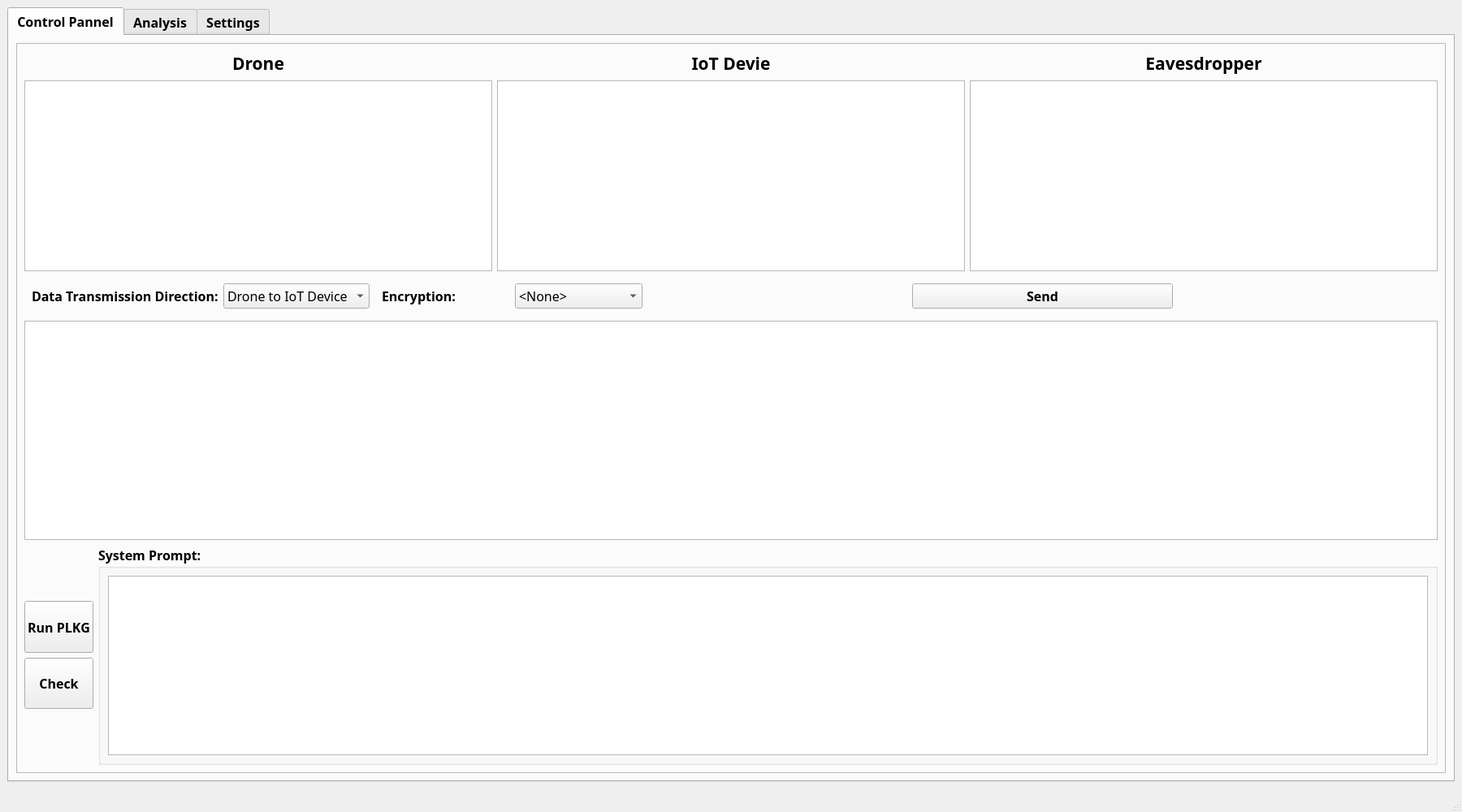
<?xml version="1.0" encoding="UTF-8"?>
<ui version="4.0">
 <class>MainWindow</class>
 <widget class="QMainWindow" name="MainWindow">
  <property name="geometry">
   <rect>
    <x>0</x>
    <y>0</y>
    <width>1800</width>
    <height>1000</height>
   </rect>
  </property>
  <property name="sizePolicy">
   <sizepolicy hsizetype="Preferred" vsizetype="Expanding">
    <horstretch>0</horstretch>
    <verstretch>0</verstretch>
   </sizepolicy>
  </property>
  <property name="font">
   <font>
    <family>Agency FB</family>
    <pointsize>12</pointsize>
    <weight>75</weight>
    <bold>true</bold>
   </font>
  </property>
  <property name="windowTitle">
   <string>MainWindow</string>
  </property>
  <widget class="QWidget" name="centralwidget">
   <layout class="QGridLayout" name="gridLayout_5">
    <item row="0" column="0">
     <widget class="QTabWidget" name="system_tab">
      <property name="currentIndex">
       <number>0</number>
      </property>
      <widget class="QWidget" name="tab">
       <attribute name="title">
        <string>Control Pannel</string>
       </attribute>
       <layout class="QVBoxLayout" name="verticalLayout">
        <item>
         <widget class="QFrame" name="control_pannel_frame">
          <property name="autoFillBackground">
           <bool>false</bool>
          </property>
          <property name="frameShape">
           <enum>QFrame::StyledPanel</enum>
          </property>
          <property name="frameShadow">
           <enum>QFrame::Raised</enum>
          </property>
          <layout class="QVBoxLayout" name="verticalLayout_5">
           <item>
            <layout class="QGridLayout" name="gridLayout_6">
             <item row="0" column="2">
              <layout class="QVBoxLayout" name="verticalLayout_4">
               <item>
                <widget class="QLabel" name="eve_console_label">
                 <property name="font">
                  <font>
                   <family>Agency FB</family>
                   <pointsize>16</pointsize>
                   <weight>75</weight>
                   <bold>true</bold>
                  </font>
                 </property>
                 <property name="contextMenuPolicy">
                  <enum>Qt::DefaultContextMenu</enum>
                 </property>
                 <property name="toolTipDuration">
                  <number>1</number>
                 </property>
                 <property name="layoutDirection">
                  <enum>Qt::LeftToRight</enum>
                 </property>
                 <property name="autoFillBackground">
                  <bool>false</bool>
                 </property>
                 <property name="text">
                  <string>Eavesdropper</string>
                 </property>
                 <property name="alignment">
                  <set>Qt::AlignCenter</set>
                 </property>
                </widget>
               </item>
               <item>
                <widget class="QTextBrowser" name="eve_console">
                 <property name="font">
                  <font>
                   <family>Consolas</family>
                   <pointsize>12</pointsize>
                  </font>
                 </property>
                 <property name="html">
                  <string>&lt;!DOCTYPE HTML PUBLIC &quot;-//W3C//DTD HTML 4.0//EN&quot; &quot;http://www.w3.org/TR/REC-html40/strict.dtd&quot;&gt;
&lt;html&gt;&lt;head&gt;&lt;meta name=&quot;qrichtext&quot; content=&quot;1&quot; /&gt;&lt;style type=&quot;text/css&quot;&gt;
p, li { white-space: pre-wrap; }
&lt;/style&gt;&lt;/head&gt;&lt;body style=&quot; font-family:'Consolas'; font-size:12pt; font-weight:600; font-style:normal;&quot;&gt;
&lt;p style=&quot;-qt-paragraph-type:empty; margin-top:0px; margin-bottom:0px; margin-left:0px; margin-right:0px; -qt-block-indent:0; text-indent:0px; font-family:'PMingLiU'; font-weight:400;&quot;&gt;&lt;br /&gt;&lt;/p&gt;&lt;/body&gt;&lt;/html&gt;</string>
                 </property>
                </widget>
               </item>
              </layout>
             </item>
             <item row="0" column="0">
              <layout class="QVBoxLayout" name="verticalLayout_2">
               <item>
                <widget class="QLabel" name="drone_console_label">
                 <property name="font">
                  <font>
                   <family>Agency FB</family>
                   <pointsize>16</pointsize>
                   <weight>75</weight>
                   <bold>true</bold>
                  </font>
                 </property>
                 <property name="contextMenuPolicy">
                  <enum>Qt::DefaultContextMenu</enum>
                 </property>
                 <property name="toolTipDuration">
                  <number>1</number>
                 </property>
                 <property name="layoutDirection">
                  <enum>Qt::LeftToRight</enum>
                 </property>
                 <property name="autoFillBackground">
                  <bool>false</bool>
                 </property>
                 <property name="text">
                  <string>Drone</string>
                 </property>
                 <property name="alignment">
                  <set>Qt::AlignCenter</set>
                 </property>
                </widget>
               </item>
               <item>
                <widget class="QTextBrowser" name="drone_console">
                 <property name="font">
                  <font>
                   <family>Consolas</family>
                   <pointsize>12</pointsize>
                  </font>
                 </property>
                 <property name="html">
                  <string>&lt;!DOCTYPE HTML PUBLIC &quot;-//W3C//DTD HTML 4.0//EN&quot; &quot;http://www.w3.org/TR/REC-html40/strict.dtd&quot;&gt;
&lt;html&gt;&lt;head&gt;&lt;meta name=&quot;qrichtext&quot; content=&quot;1&quot; /&gt;&lt;style type=&quot;text/css&quot;&gt;
p, li { white-space: pre-wrap; }
&lt;/style&gt;&lt;/head&gt;&lt;body style=&quot; font-family:'Consolas'; font-size:12pt; font-weight:600; font-style:normal;&quot;&gt;
&lt;p style=&quot;-qt-paragraph-type:empty; margin-top:0px; margin-bottom:0px; margin-left:0px; margin-right:0px; -qt-block-indent:0; text-indent:0px; font-family:'PMingLiU'; font-weight:400;&quot;&gt;&lt;br /&gt;&lt;/p&gt;&lt;/body&gt;&lt;/html&gt;</string>
                 </property>
                </widget>
               </item>
              </layout>
             </item>
             <item row="0" column="1">
              <layout class="QVBoxLayout" name="verticalLayout_3">
               <item>
                <widget class="QLabel" name="iot_console_label">
                 <property name="font">
                  <font>
                   <family>Agency FB</family>
                   <pointsize>16</pointsize>
                   <weight>75</weight>
                   <bold>true</bold>
                  </font>
                 </property>
                 <property name="contextMenuPolicy">
                  <enum>Qt::DefaultContextMenu</enum>
                 </property>
                 <property name="toolTipDuration">
                  <number>1</number>
                 </property>
                 <property name="layoutDirection">
                  <enum>Qt::LeftToRight</enum>
                 </property>
                 <property name="autoFillBackground">
                  <bool>false</bool>
                 </property>
                 <property name="text">
                  <string>IoT Devie</string>
                 </property>
                 <property name="alignment">
                  <set>Qt::AlignCenter</set>
                 </property>
                </widget>
               </item>
               <item>
                <widget class="QTextBrowser" name="iot_console">
                 <property name="font">
                  <font>
                   <family>Consolas</family>
                   <pointsize>12</pointsize>
                  </font>
                 </property>
                 <property name="html">
                  <string>&lt;!DOCTYPE HTML PUBLIC &quot;-//W3C//DTD HTML 4.0//EN&quot; &quot;http://www.w3.org/TR/REC-html40/strict.dtd&quot;&gt;
&lt;html&gt;&lt;head&gt;&lt;meta name=&quot;qrichtext&quot; content=&quot;1&quot; /&gt;&lt;style type=&quot;text/css&quot;&gt;
p, li { white-space: pre-wrap; }
&lt;/style&gt;&lt;/head&gt;&lt;body style=&quot; font-family:'Consolas'; font-size:12pt; font-weight:600; font-style:normal;&quot;&gt;
&lt;p style=&quot;-qt-paragraph-type:empty; margin-top:0px; margin-bottom:0px; margin-left:0px; margin-right:0px; -qt-block-indent:0; text-indent:0px; font-family:'PMingLiU'; font-weight:400;&quot;&gt;&lt;br /&gt;&lt;/p&gt;&lt;/body&gt;&lt;/html&gt;</string>
                 </property>
                </widget>
               </item>
              </layout>
             </item>
            </layout>
           </item>
           <item>
            <layout class="QGridLayout" name="gridLayout_7">
             <item row="0" column="0">
              <widget class="QWidget" name="widget" native="true">
               <layout class="QHBoxLayout" name="horizontalLayout">
                <item>
                 <widget class="QLabel" name="data_direction_label">
                  <property name="font">
                   <font>
                    <family>Agency FB</family>
                    <pointsize>12</pointsize>
                    <weight>75</weight>
                    <bold>true</bold>
                   </font>
                  </property>
                  <property name="contextMenuPolicy">
                   <enum>Qt::DefaultContextMenu</enum>
                  </property>
                  <property name="toolTipDuration">
                   <number>1</number>
                  </property>
                  <property name="layoutDirection">
                   <enum>Qt::LeftToRight</enum>
                  </property>
                  <property name="autoFillBackground">
                   <bool>false</bool>
                  </property>
                  <property name="text">
                   <string>Data Transmission Direction:</string>
                  </property>
                  <property name="alignment">
                   <set>Qt::AlignLeading|Qt::AlignLeft|Qt::AlignVCenter</set>
                  </property>
                 </widget>
                </item>
                <item>
                 <widget class="QComboBox" name="data_direction_type">
                  <property name="font">
                   <font>
                    <family>Agency FB</family>
                    <pointsize>12</pointsize>
                    <weight>50</weight>
                    <bold>false</bold>
                   </font>
                  </property>
                  <item>
                   <property name="text">
                    <string>Drone to IoT Device</string>
                   </property>
                  </item>
                  <item>
                   <property name="text">
                    <string>IoT Device to Drone</string>
                   </property>
                  </item>
                 </widget>
                </item>
               </layout>
              </widget>
             </item>
             <item row="0" column="1">
              <layout class="QHBoxLayout" name="horizontalLayout_2">
               <item>
                <widget class="QLabel" name="encryption_label">
                 <property name="font">
                  <font>
                   <family>Agency FB</family>
                   <pointsize>12</pointsize>
                   <weight>75</weight>
                   <bold>true</bold>
                  </font>
                 </property>
                 <property name="contextMenuPolicy">
                  <enum>Qt::DefaultContextMenu</enum>
                 </property>
                 <property name="toolTipDuration">
                  <number>1</number>
                 </property>
                 <property name="layoutDirection">
                  <enum>Qt::LeftToRight</enum>
                 </property>
                 <property name="autoFillBackground">
                  <bool>false</bool>
                 </property>
                 <property name="text">
                  <string>Encryption:</string>
                 </property>
                 <property name="alignment">
                  <set>Qt::AlignLeading|Qt::AlignLeft|Qt::AlignVCenter</set>
                 </property>
                </widget>
               </item>
               <item>
                <widget class="QComboBox" name="encryption_type">
                 <property name="font">
                  <font>
                   <family>Agency FB</family>
                   <pointsize>12</pointsize>
                   <weight>50</weight>
                   <bold>false</bold>
                  </font>
                 </property>
                 <item>
                  <property name="text">
                   <string>&lt;None&gt;</string>
                  </property>
                 </item>
                 <item>
                  <property name="text">
                   <string>AES</string>
                  </property>
                 </item>
                </widget>
               </item>
              </layout>
             </item>
             <item row="0" column="2">
              <widget class="QWidget" name="widget_2" native="true"/>
             </item>
             <item row="0" column="4">
              <widget class="QWidget" name="widget_3" native="true"/>
             </item>
             <item row="0" column="3">
              <widget class="QPushButton" name="send_data_buttom">
               <property name="font">
                <font>
                 <family>Agency FB</family>
                 <pointsize>12</pointsize>
                 <weight>75</weight>
                 <bold>true</bold>
                </font>
               </property>
               <property name="text">
                <string>Send</string>
               </property>
              </widget>
             </item>
            </layout>
           </item>
           <item>
            <widget class="QTextEdit" name="send_text_console">
             <property name="font">
              <font>
               <family>Consolas</family>
               <weight>50</weight>
               <bold>false</bold>
              </font>
             </property>
             <property name="html">
              <string>&lt;!DOCTYPE HTML PUBLIC &quot;-//W3C//DTD HTML 4.0//EN&quot; &quot;http://www.w3.org/TR/REC-html40/strict.dtd&quot;&gt;
&lt;html&gt;&lt;head&gt;&lt;meta name=&quot;qrichtext&quot; content=&quot;1&quot; /&gt;&lt;style type=&quot;text/css&quot;&gt;
p, li { white-space: pre-wrap; }
&lt;/style&gt;&lt;/head&gt;&lt;body style=&quot; font-family:'Consolas'; font-size:12pt; font-weight:400; font-style:normal;&quot;&gt;
&lt;p style=&quot;-qt-paragraph-type:empty; margin-top:0px; margin-bottom:0px; margin-left:0px; margin-right:0px; -qt-block-indent:0; text-indent:0px;&quot;&gt;&lt;br /&gt;&lt;/p&gt;&lt;/body&gt;&lt;/html&gt;</string>
             </property>
            </widget>
           </item>
           <item>
            <layout class="QGridLayout" name="gridLayout_2">
             <property name="verticalSpacing">
              <number>6</number>
             </property>
             <item row="0" column="1">
              <widget class="QGroupBox" name="system_prompt">
               <property name="title">
                <string>System Prompt:</string>
               </property>
               <layout class="QGridLayout" name="gridLayout">
                <item row="0" column="0">
                 <widget class="QTextBrowser" name="system_prompt_console">
                  <property name="font">
                   <font>
                    <family>Consolas</family>
                    <weight>50</weight>
                    <bold>false</bold>
                   </font>
                  </property>
                  <property name="html">
                   <string>&lt;!DOCTYPE HTML PUBLIC &quot;-//W3C//DTD HTML 4.0//EN&quot; &quot;http://www.w3.org/TR/REC-html40/strict.dtd&quot;&gt;
&lt;html&gt;&lt;head&gt;&lt;meta name=&quot;qrichtext&quot; content=&quot;1&quot; /&gt;&lt;style type=&quot;text/css&quot;&gt;
p, li { white-space: pre-wrap; }
&lt;/style&gt;&lt;/head&gt;&lt;body style=&quot; font-family:'Consolas'; font-size:12pt; font-weight:400; font-style:normal;&quot;&gt;
&lt;p style=&quot;-qt-paragraph-type:empty; margin-top:0px; margin-bottom:0px; margin-left:0px; margin-right:0px; -qt-block-indent:0; text-indent:0px;&quot;&gt;&lt;br /&gt;&lt;/p&gt;&lt;/body&gt;&lt;/html&gt;</string>
                  </property>
                 </widget>
                </item>
               </layout>
              </widget>
             </item>
             <item row="0" column="0">
              <layout class="QVBoxLayout" name="verticalLayout_6">
               <item>
                <widget class="QWidget" name="widget_5" native="true">
                 <property name="sizePolicy">
                  <sizepolicy hsizetype="Preferred" vsizetype="Expanding">
                   <horstretch>0</horstretch>
                   <verstretch>0</verstretch>
                  </sizepolicy>
                 </property>
                </widget>
               </item>
               <item>
                <widget class="QPushButton" name="run_plkg">
                 <property name="sizePolicy">
                  <sizepolicy hsizetype="Minimum" vsizetype="Expanding">
                   <horstretch>0</horstretch>
                   <verstretch>0</verstretch>
                  </sizepolicy>
                 </property>
                 <property name="text">
                  <string>Run PLKG</string>
                 </property>
                </widget>
               </item>
               <item>
                <widget class="QPushButton" name="check_system">
                 <property name="sizePolicy">
                  <sizepolicy hsizetype="Minimum" vsizetype="Expanding">
                   <horstretch>0</horstretch>
                   <verstretch>0</verstretch>
                  </sizepolicy>
                 </property>
                 <property name="text">
                  <string>Check</string>
                 </property>
                </widget>
               </item>
               <item>
                <widget class="QWidget" name="widget_4" native="true">
                 <property name="sizePolicy">
                  <sizepolicy hsizetype="Preferred" vsizetype="Expanding">
                   <horstretch>0</horstretch>
                   <verstretch>0</verstretch>
                  </sizepolicy>
                 </property>
                </widget>
               </item>
              </layout>
             </item>
            </layout>
           </item>
          </layout>
         </widget>
        </item>
       </layout>
      </widget>
      <widget class="QWidget" name="tab_2">
       <attribute name="title">
        <string>Analysis</string>
       </attribute>
       <layout class="QGridLayout" name="gridLayout_4">
        <item row="1" column="0">
         <widget class="QPushButton" name="analysis_button">
          <property name="text">
           <string>Analysis</string>
          </property>
         </widget>
        </item>
        <item row="0" column="0">
         <widget class="MplWidget" name="graphtogo" native="true"/>
        </item>
       </layout>
      </widget>
      <widget class="QWidget" name="tab_3">
       <attribute name="title">
        <string>Settings</string>
       </attribute>
       <layout class="QVBoxLayout" name="verticalLayout_8">
        <item>
         <layout class="QGridLayout" name="gridLayout_3">
          <item row="0" column="0">
           <layout class="QGridLayout" name="gridLayout_8">
            <item row="0" column="2">
             <widget class="QGroupBox" name="eve_settings">
              <property name="title">
               <string>Eavesdropper</string>
              </property>
              <layout class="QFormLayout" name="formLayout_3">
               <item row="0" column="0">
                <layout class="QHBoxLayout" name="horizontalLayout_5">
                 <item>
                  <widget class="QLabel" name="eve_ip_label">
                   <property name="font">
                    <font>
                     <family>Agency FB</family>
                     <pointsize>12</pointsize>
                     <weight>75</weight>
                     <bold>true</bold>
                    </font>
                   </property>
                   <property name="contextMenuPolicy">
                    <enum>Qt::DefaultContextMenu</enum>
                   </property>
                   <property name="toolTipDuration">
                    <number>1</number>
                   </property>
                   <property name="layoutDirection">
                    <enum>Qt::LeftToRight</enum>
                   </property>
                   <property name="autoFillBackground">
                    <bool>false</bool>
                   </property>
                   <property name="text">
                    <string>IP Address:</string>
                   </property>
                   <property name="alignment">
                    <set>Qt::AlignBottom|Qt::AlignLeading|Qt::AlignLeft</set>
                   </property>
                  </widget>
                 </item>
                 <item>
                  <widget class="QLineEdit" name="eve_ip">
                   <property name="font">
                    <font>
                     <family>Consolas</family>
                     <weight>50</weight>
                     <bold>false</bold>
                    </font>
                   </property>
                   <property name="text">
                    <string/>
                   </property>
                  </widget>
                 </item>
                </layout>
               </item>
               <item row="1" column="0">
                <layout class="QHBoxLayout" name="horizontalLayout_10">
                 <item>
                  <widget class="QLabel" name="eve_port_label">
                   <property name="font">
                    <font>
                     <family>Agency FB</family>
                     <pointsize>12</pointsize>
                     <weight>75</weight>
                     <bold>true</bold>
                    </font>
                   </property>
                   <property name="contextMenuPolicy">
                    <enum>Qt::DefaultContextMenu</enum>
                   </property>
                   <property name="toolTipDuration">
                    <number>1</number>
                   </property>
                   <property name="layoutDirection">
                    <enum>Qt::LeftToRight</enum>
                   </property>
                   <property name="autoFillBackground">
                    <bool>false</bool>
                   </property>
                   <property name="text">
                    <string>Port:</string>
                   </property>
                   <property name="alignment">
                    <set>Qt::AlignBottom|Qt::AlignLeading|Qt::AlignLeft</set>
                   </property>
                  </widget>
                 </item>
                 <item>
                  <widget class="QLineEdit" name="eve_port">
                   <property name="font">
                    <font>
                     <family>Consolas</family>
                     <weight>50</weight>
                     <bold>false</bold>
                    </font>
                   </property>
                   <property name="text">
                    <string/>
                   </property>
                  </widget>
                 </item>
                </layout>
               </item>
              </layout>
             </widget>
            </item>
            <item row="0" column="1">
             <widget class="QGroupBox" name="iot_settings">
              <property name="title">
               <string>IoT Device</string>
              </property>
              <layout class="QFormLayout" name="formLayout_2">
               <item row="0" column="0">
                <layout class="QHBoxLayout" name="horizontalLayout_4">
                 <item>
                  <widget class="QLabel" name="iot_ip_label">
                   <property name="font">
                    <font>
                     <family>Agency FB</family>
                     <pointsize>12</pointsize>
                     <weight>75</weight>
                     <bold>true</bold>
                    </font>
                   </property>
                   <property name="contextMenuPolicy">
                    <enum>Qt::DefaultContextMenu</enum>
                   </property>
                   <property name="toolTipDuration">
                    <number>1</number>
                   </property>
                   <property name="layoutDirection">
                    <enum>Qt::LeftToRight</enum>
                   </property>
                   <property name="autoFillBackground">
                    <bool>false</bool>
                   </property>
                   <property name="text">
                    <string>IP Address:</string>
                   </property>
                   <property name="alignment">
                    <set>Qt::AlignBottom|Qt::AlignLeading|Qt::AlignLeft</set>
                   </property>
                  </widget>
                 </item>
                 <item>
                  <widget class="QLineEdit" name="iot_ip">
                   <property name="font">
                    <font>
                     <family>Consolas</family>
                     <weight>50</weight>
                     <bold>false</bold>
                    </font>
                   </property>
                   <property name="text">
                    <string/>
                   </property>
                  </widget>
                 </item>
                </layout>
               </item>
               <item row="1" column="0">
                <layout class="QHBoxLayout" name="horizontalLayout_9">
                 <item>
                  <widget class="QLabel" name="iot_port_label">
                   <property name="font">
                    <font>
                     <family>Agency FB</family>
                     <pointsize>12</pointsize>
                     <weight>75</weight>
                     <bold>true</bold>
                    </font>
                   </property>
                   <property name="contextMenuPolicy">
                    <enum>Qt::DefaultContextMenu</enum>
                   </property>
                   <property name="toolTipDuration">
                    <number>1</number>
                   </property>
                   <property name="layoutDirection">
                    <enum>Qt::LeftToRight</enum>
                   </property>
                   <property name="autoFillBackground">
                    <bool>false</bool>
                   </property>
                   <property name="text">
                    <string>Port:</string>
                   </property>
                   <property name="alignment">
                    <set>Qt::AlignBottom|Qt::AlignLeading|Qt::AlignLeft</set>
                   </property>
                  </widget>
                 </item>
                 <item>
                  <widget class="QLineEdit" name="iot_port">
                   <property name="font">
                    <font>
                     <family>Consolas</family>
                     <weight>50</weight>
                     <bold>false</bold>
                    </font>
                   </property>
                   <property name="text">
                    <string/>
                   </property>
                  </widget>
                 </item>
                </layout>
               </item>
              </layout>
             </widget>
            </item>
            <item row="0" column="0">
             <widget class="QGroupBox" name="drone_settings">
              <property name="title">
               <string>Drone</string>
              </property>
              <layout class="QFormLayout" name="formLayout">
               <item row="0" column="0">
                <layout class="QHBoxLayout" name="horizontalLayout_3">
                 <item>
                  <widget class="QLabel" name="drone_ip_label">
                   <property name="font">
                    <font>
                     <family>Agency FB</family>
                     <pointsize>12</pointsize>
                     <weight>75</weight>
                     <bold>true</bold>
                    </font>
                   </property>
                   <property name="contextMenuPolicy">
                    <enum>Qt::DefaultContextMenu</enum>
                   </property>
                   <property name="toolTipDuration">
                    <number>1</number>
                   </property>
                   <property name="layoutDirection">
                    <enum>Qt::LeftToRight</enum>
                   </property>
                   <property name="autoFillBackground">
                    <bool>false</bool>
                   </property>
                   <property name="text">
                    <string>IP Address:</string>
                   </property>
                   <property name="alignment">
                    <set>Qt::AlignBottom|Qt::AlignLeading|Qt::AlignLeft</set>
                   </property>
                  </widget>
                 </item>
                 <item>
                  <widget class="QLineEdit" name="drone_ip">
                   <property name="font">
                    <font>
                     <family>Consolas</family>
                     <weight>50</weight>
                     <bold>false</bold>
                    </font>
                   </property>
                   <property name="text">
                    <string/>
                   </property>
                  </widget>
                 </item>
                </layout>
               </item>
               <item row="1" column="0">
                <layout class="QHBoxLayout" name="horizontalLayout_8">
                 <item>
                  <widget class="QLabel" name="drone_port_label">
                   <property name="font">
                    <font>
                     <family>Agency FB</family>
                     <pointsize>12</pointsize>
                     <weight>75</weight>
                     <bold>true</bold>
                    </font>
                   </property>
                   <property name="contextMenuPolicy">
                    <enum>Qt::DefaultContextMenu</enum>
                   </property>
                   <property name="toolTipDuration">
                    <number>1</number>
                   </property>
                   <property name="layoutDirection">
                    <enum>Qt::LeftToRight</enum>
                   </property>
                   <property name="autoFillBackground">
                    <bool>false</bool>
                   </property>
                   <property name="text">
                    <string>Port:</string>
                   </property>
                   <property name="alignment">
                    <set>Qt::AlignBottom|Qt::AlignLeading|Qt::AlignLeft</set>
                   </property>
                  </widget>
                 </item>
                 <item>
                  <widget class="QLineEdit" name="drone_port">
                   <property name="font">
                    <font>
                     <family>Consolas</family>
                     <weight>50</weight>
                     <bold>false</bold>
                    </font>
                   </property>
                   <property name="text">
                    <string/>
                   </property>
                  </widget>
                 </item>
                </layout>
               </item>
               <item row="2" column="0">
                <widget class="QWidget" name="widget_6" native="true"/>
               </item>
              </layout>
             </widget>
            </item>
           </layout>
          </item>
          <item row="1" column="0">
           <layout class="QHBoxLayout" name="horizontalLayout_7">
            <item>
             <widget class="QGroupBox" name="gcs_settings">
              <property name="title">
               <string>Ground Control Station</string>
              </property>
              <layout class="QFormLayout" name="formLayout_4">
               <item row="0" column="0">
                <layout class="QHBoxLayout" name="horizontalLayout_6">
                 <item>
                  <widget class="QLabel" name="gcs_ip_label">
                   <property name="font">
                    <font>
                     <family>Agency FB</family>
                     <pointsize>12</pointsize>
                     <weight>75</weight>
                     <bold>true</bold>
                    </font>
                   </property>
                   <property name="contextMenuPolicy">
                    <enum>Qt::DefaultContextMenu</enum>
                   </property>
                   <property name="toolTipDuration">
                    <number>1</number>
                   </property>
                   <property name="layoutDirection">
                    <enum>Qt::LeftToRight</enum>
                   </property>
                   <property name="autoFillBackground">
                    <bool>false</bool>
                   </property>
                   <property name="text">
                    <string>IP Address:</string>
                   </property>
                   <property name="alignment">
                    <set>Qt::AlignBottom|Qt::AlignLeading|Qt::AlignLeft</set>
                   </property>
                  </widget>
                 </item>
                 <item>
                  <widget class="QLineEdit" name="gcs_ip">
                   <property name="font">
                    <font>
                     <family>Consolas</family>
                     <weight>50</weight>
                     <bold>false</bold>
                    </font>
                   </property>
                   <property name="text">
                    <string/>
                   </property>
                  </widget>
                 </item>
                </layout>
               </item>
              </layout>
             </widget>
            </item>
            <item>
             <widget class="QPushButton" name="settings_confirm">
              <property name="text">
               <string>Confirm</string>
              </property>
             </widget>
            </item>
           </layout>
          </item>
         </layout>
        </item>
        <item>
         <spacer name="verticalSpacer">
          <property name="orientation">
           <enum>Qt::Vertical</enum>
          </property>
          <property name="sizeHint" stdset="0">
           <size>
            <width>20</width>
            <height>40</height>
           </size>
          </property>
         </spacer>
        </item>
       </layout>
      </widget>
     </widget>
    </item>
   </layout>
  </widget>
  <widget class="QStatusBar" name="statusbar"/>
 </widget>
 <customwidgets>
  <customwidget>
   <class>MplWidget</class>
   <extends>QWidget</extends>
   <header location="global">mplwidget.h</header>
   <container>1</container>
  </customwidget>
 </customwidgets>
 <resources/>
 <connections/>
</ui>
